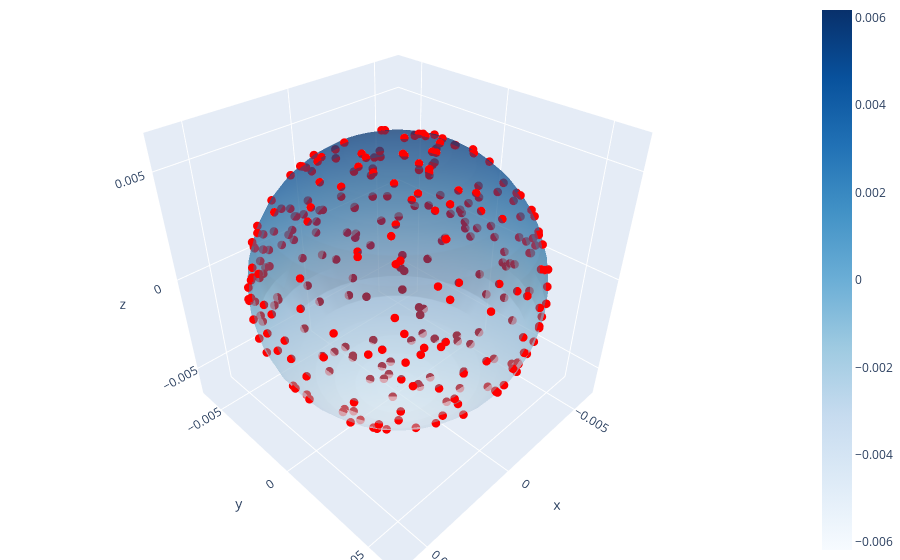

Notebook source saved alongside this figure:
### Code cell
(x_earth_surface, y_earth_surface, z_earth_surface) = ms(0, 0, 0, Rsoi/UL)

x_scatter = df.x  # Example scatter data
y_scatter = df.y
z_scatter = df.z

# Create 3D plot
fig = go.Figure()

# Solid sphere
fig.add_trace(go.Surface(x=x_earth_surface, y=y_earth_surface, z=z_earth_surface, colorscale='blues', opacity=0.5))

# Scatter plot
fig.add_trace(go.Scatter3d(x=x_scatter, y=y_scatter, z=z_scatter, mode='markers', marker=dict(size=3, color='red')))

fig.update_layout(scene=dict(aspectmode='data'), margin=dict(l=0, r=0, b=0, t=0))
fig.show()

### Figure 1 — Plotly figure (JSON) as saved in the notebook; plotly's stock layout.template omitted (floating-point values rounded to 4 significant figures; data arrays with more than 128 entries replaced by an {"elided": "..."} marker saying what was removed)
{"data": [{"colorscale": [[0, "rgb(247,251,255)"], [0.125, "rgb(222,235,247)"], [0.25, "rgb(198,219,239)"], [0.375, "rgb(158,202,225)"], [0.5, "rgb(107,174,214)"], [0.625, "rgb(66,146,198)"], [0.75, "rgb(33,113,181)"], [0.875, "rgb(8,81,156)"], [1, "rgb(8,48,107)"]], "opacity": 0.5, "type": "surface", "x": {"elided": "40x20 float values"}, "y": {"elided": "40x20 float values"}, "z": {"elided": "40x20 float values"}}, {"marker": {"color": "red", "size": 3}, "mode": "markers", "type": "scatter3d", "x": {"elided": "293 float values"}, "y": {"elided": "293 float values"}, "z": {"elided": "293 float values"}}], "layout": {"margin": {"b": 0, "l": 0, "r": 0, "t": 0}, "scene": {"aspectmode": "data"}}}
